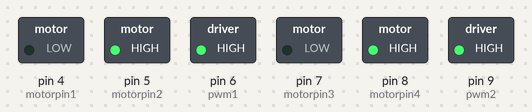
Recording of a sketch running on a simulated Arduino Uno, built with avr-gcc and run on an emulated ATmega328P. Shown: switched loads named in the sketch (green lamp = pin HIGH).

Above: at 0.1 s.
Timing chart, 0 to 1.6 s (numbered marks = the images above):
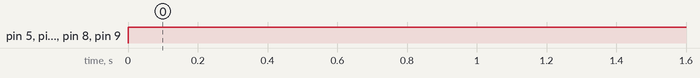

Measured:
- by itself, pin 5 (motorpin2), pin 6 (pwm1), pin 8 (motorpin4), pin 9 (pwm2): LOW → HIGH at 0.00 s

The sketch:

go_forward.ino
```cpp
int motorpin1 = 4;
int motorpin2 = 5;
int pwm1 = 6;

int motorpin3 = 7;
int motorpin4 = 8;
int pwm2 = 9;


void setup() {
  // put your setup code here, to run once:
  pinMode(motorpin1, OUTPUT);
  pinMode(motorpin2, OUTPUT);
  pinMode(motorpin3, OUTPUT);
  pinMode(motorpin4, OUTPUT);
  pinMode(pwm1, OUTPUT);
  pinMode(pwm2, OUTPUT);
}

void loop() {
  forward();

}
void forward() {
  digitalWrite(motorpin1, LOW);
  digitalWrite(motorpin2, HIGH);
  analogWrite(pwm1, 255);

  digitalWrite(motorpin3, LOW);
  digitalWrite(motorpin4, HIGH);
  analogWrite(pwm2, 255);
}
```
